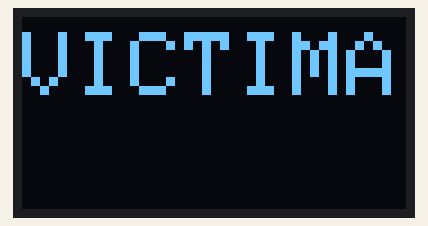
Simulated run of this sketch. Board: Arduino Uno, built with avr-gcc and run on an emulated ATmega328P. Parts: 128×64 one-colour display.

Above: at 0.1 s.
At 0.6 s:
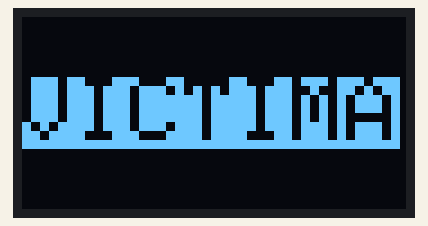

The sketch:

Hola_mundo_textos_OLED.ino
```cpp
#include <Wire.h>
#include <Adafruit_SSD1306.h>

#define OLED_RESET 4
Adafruit_SSD1306 display(OLED_RESET);

/*
#if (SSD1306_LCDHEIGHT != 64)
#error("Height incorrect, please fix Adafruit_SSD1306.h!");
#endif
*/

void setup() {
  display.begin(SSD1306_SWITCHCAPVCC, 0x3C); // Initialize with the I2C addr 0x3D if not working use 0x3C (for the 128x64)
  display.setTextColor(WHITE);
}

void loop() {
  display.clearDisplay();
  display.setTextSize(3);
  display.setTextColor(WHITE);
  display.setCursor(0, 5);
  display.println("VICTIMA");
  display.display();

  delay(500);

  display.clearDisplay();
  display.setTextSize(3);
  display.setTextColor(BLACK, WHITE);
  display.setCursor(0, 20);
  display.println("VICTIMA");
  display.display();
  delay(500);

  //setTextColor
  // draw scrolling text
  /*
    // text display tests
    display.setTextSize(1);
    display.setTextColor(WHITE);
    display.setCursor(0,0);
    display.println("Analog Read V1.0");
    display.setTextColor(BLACK, WHITE);
    display.println();
    display.println("A0");
    display.setTextSize(1);
    display.setTextColor(WHITE);
    display.println();
    display.setTextSize(2);
    display.setTextSize(2);
    int sensorValue = analogRead(A0);
    // Convert the analog reading (which goes from 0 - 1023) to a voltage (0 - 5V):
    float voltage = sensorValue * (5.0 / 1023.0);
    // print out the value you read:
    display.print(voltage); display.println("V");
    display.display();
  */
}
```

Measured:
- what the display in image 1 shows lasts 0.5 s, from 0.6 s to 1.1 s
